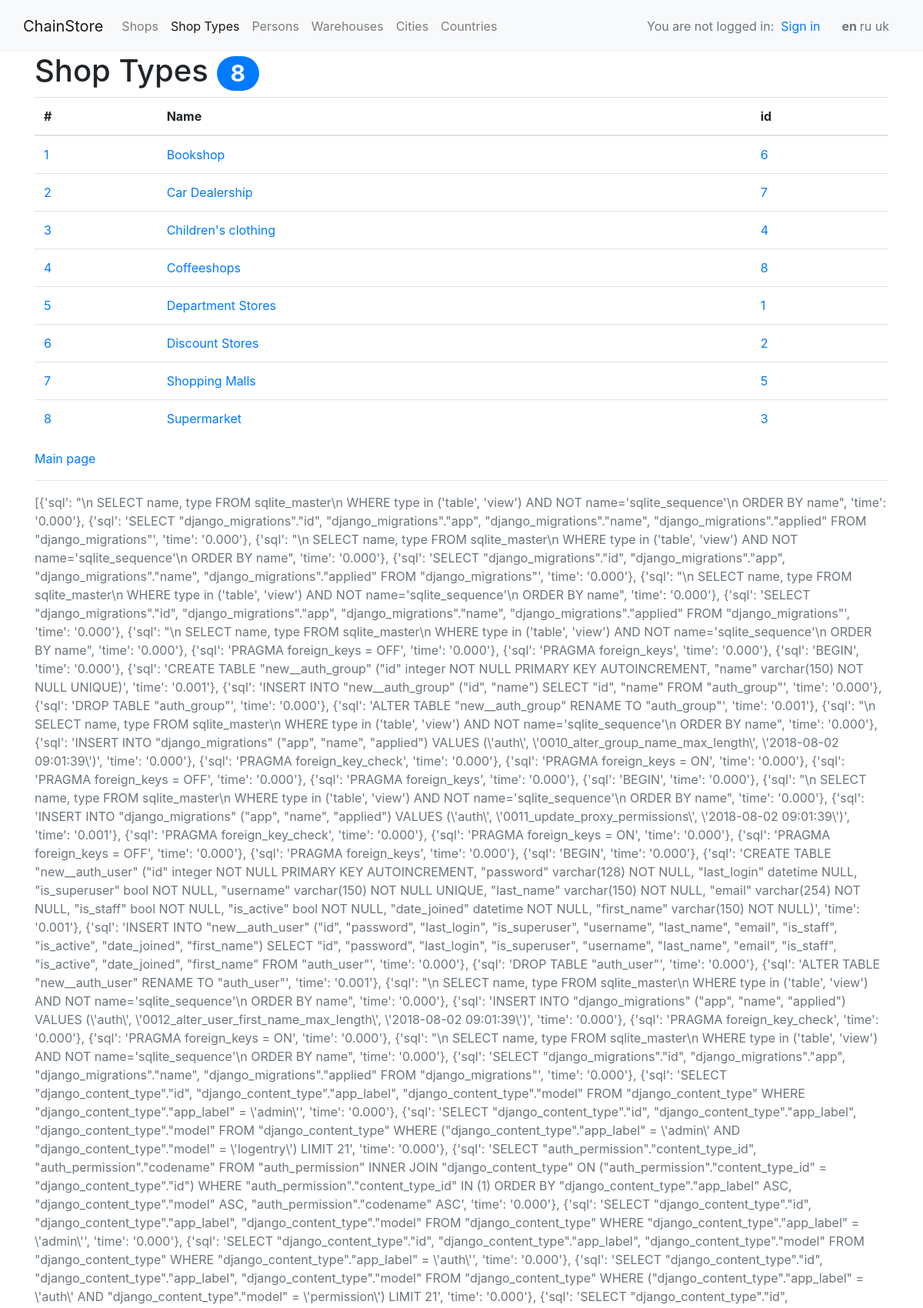
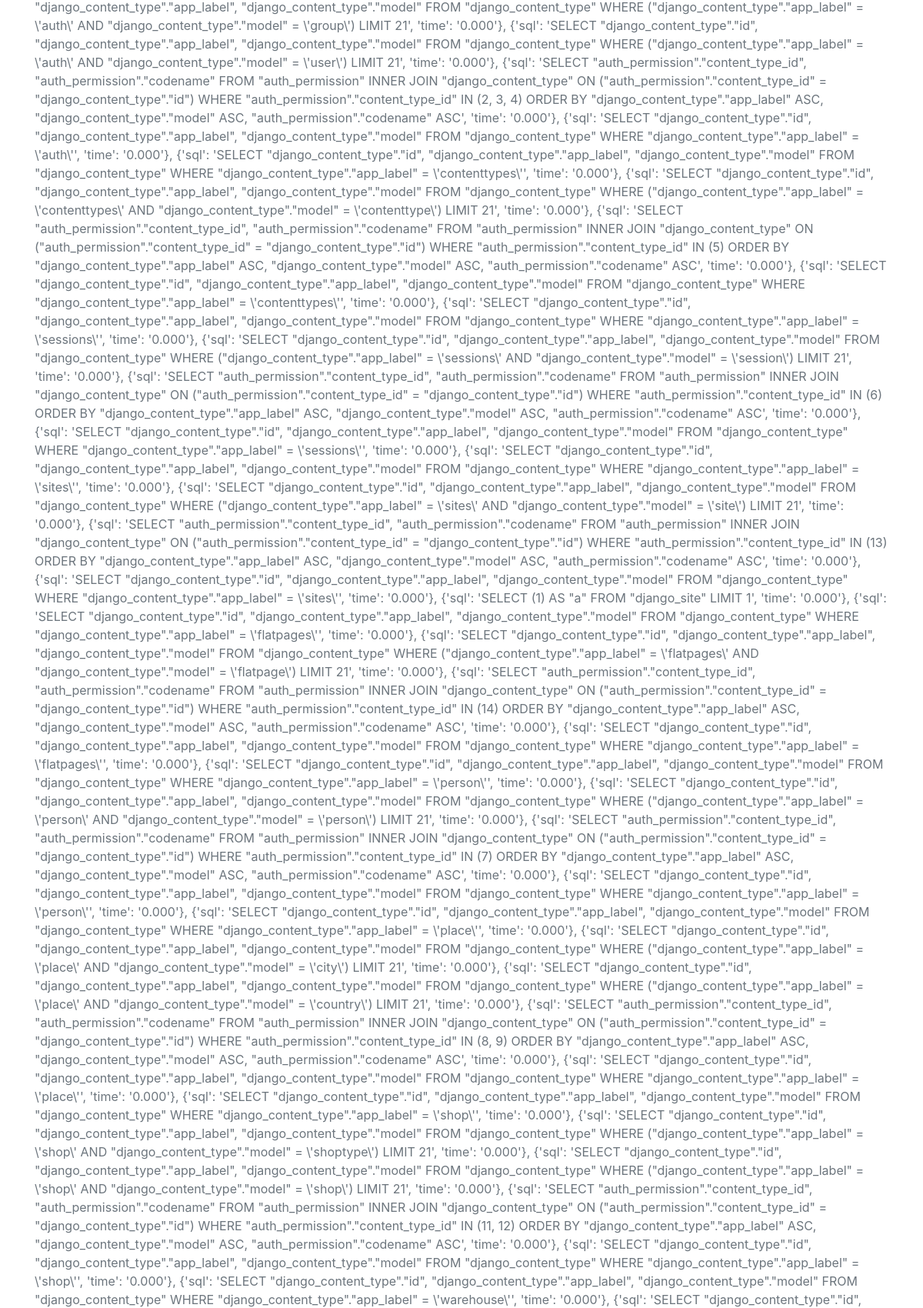
/shoptype/ (upper part), run on the app's committed database (2 pictures, top to bottom).
### shop/models.py (models this page shows, shortened)
class ShopType(models.Model):
    name = models.CharField(max_length=50, unique=True, verbose_name=_('name'))
    description = models.TextField(verbose_name=_('description'))
    class Meta:
        ordering = ('name',)

### shop/views.py (the view)
# urls.py: path('shoptype/', ShopTypeList.as_view(), name='shoptype'),
class ShopTypeList(ListView):
    model = ShopType
    context_object_name = 'shoptypes'
    template_name = 'shop/shoptype_list.html'
    def get_context_data(self, **kwargs):
        context = super().get_context_data(**kwargs)
        context['main_menu_key'] = 'shoptypes'
        return context

### chainstore/context_processors.py (called while the page is built)
def copyright_year():
    opening_year = 2018
    current_year = datetime.now().year
    if current_year > opening_year:
        return f'{opening_year}-{current_year}'
    return opening_year

def chainstore_constants(request):
    return {
        'AUTHOR': 'Maksym Skorupskyi',
        'WEBSITE': 'ChainStore',
        'COPYRIGHT_YEAR': copyright_year(),
        'MAIN_MENU': MAIN_MENU,
        'sql_queries': connection.queries,
    }

### chainstore/templatetags/chainstore_template_tags.py (called while the page is built)
@register.inclusion_tag('chainstore/tags/messages.html', takes_context=True)
def show_messages(context, show=True):
    return {'messages': (context.get('messages') if show else None)}

### shop/templates/shop/shoptype_list.html (shortened to what this page needs)
{% extends 'base.html' %}
{% load i18n %}
{% block content %}
    <h1>{% trans 'Shop Types'|capfirst %} <span class="badge badge-pill badge-primary">{{ shoptypes|length }}</span>
    </h1>
    {% if shoptypes %}
        <table class="table">
            <thead>
            <tr>
                <th>#</th>
                <th>{% trans 'Name'|capfirst %}</th>
                <th>id</th>
            </tr>
            </thead>
            <tbody>
            {% for shoptype in shoptypes %}
                <tr>
                    <td><a href="{% url 'shoptype' pk=shoptype.pk %}">{{ forloop.counter }}</a></td>
                    <td><a href="{% url 'shoptype' pk=shoptype.pk %}">{{ shoptype.name }}</a></td>
                    <td><a href="{% url 'shoptype' pk=shoptype.pk %}">{{ shoptype.pk }}</a></td>
                </tr>
            {% endfor %}
            </tbody>
        </table>
    {% else %}
        <p class="text-muted">
            <i>List of Shop Types is empty.</i>
        </p>
    {% endif %}
{% endblock %}

### chainstore/static/chainstore/css/style.css (style rules this page uses)
html { position: relative; min-height: 100%; }
body { margin-bottom: 50px; }

### data on the page
ShopType: name "Bookshop", pk "6"
ShopType: name "Car Dealership", pk "7"
ShopType: name "Children's clothing", pk "4"
ShopType: name "Coffeeshops", pk "8"
ShopType: name "Department Stores", pk "1"
ShopType: name "Discount Stores", pk "2"
ShopType: name "Shopping Malls", pk "5"
ShopType: name "Supermarket", pk "3"

### other printed values
{{ WEBSITE }} "ChainStore"
{{ item.title }} "Shops" "Shop Types" "Persons" "Warehouses" "Cities" "Countries"
{{ language.code }} "en" "ru" "uk"
{{ shoptypes|length }} "8"
